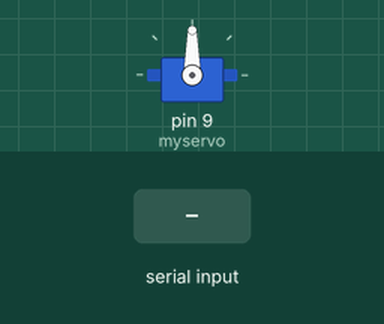
This sketch was run on a simulated Arduino Uno, built with avr-gcc and run on an emulated ATmega328P. Shown: servo. The test bench sets the inputs (shaded band). What the sketch prints to the serial monitor is not drawn.

Above: at 1.2 s.
1.3 s: "1\n" received over Serial
Timing chart, 0 to 4.3 s (numbered marks = the images above; inputs shaded):
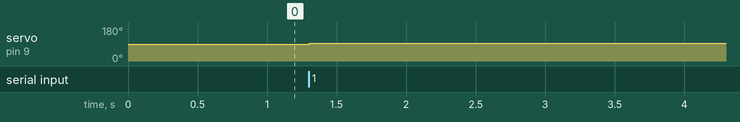

The sketch:

sketch_dec10a.ino
```cpp
#include <Servo.h>

Servo myservo;  // create servo object to control a servo
// twelve servo objects can be created on most boards

int pos = 90;    // variable to store the servo position
int inByte;


char buffer[20];
char bufferIndex = 0;

void setup() {
  // put your setup code here, to run once:
  Serial.begin(9600);
  while (!Serial) {
    ; // wait for serial port to connect. Needed for native USB port only
  }
  myservo.attach(9);  // attaches the servo on pin 9 to the servo object
}

void loop() {
  // put your main code here, to run repeatedly:
  if (Serial.available() > 0) {
      inByte = Serial.parseInt();
      Serial.print(inByte);

    if (inByte == 1){
      pos += 3;
      Serial.print("inByte == 1");
    }else if(inByte == 2){
      pos -= 3;
      Serial.print("inByte == 2");
    }
    myservo.write(pos);

    Serial.flush();

  }

}
```

Measured:
- after the input at 1.3 s, servo on pin 9 (myservo): 90° → 93° at once
